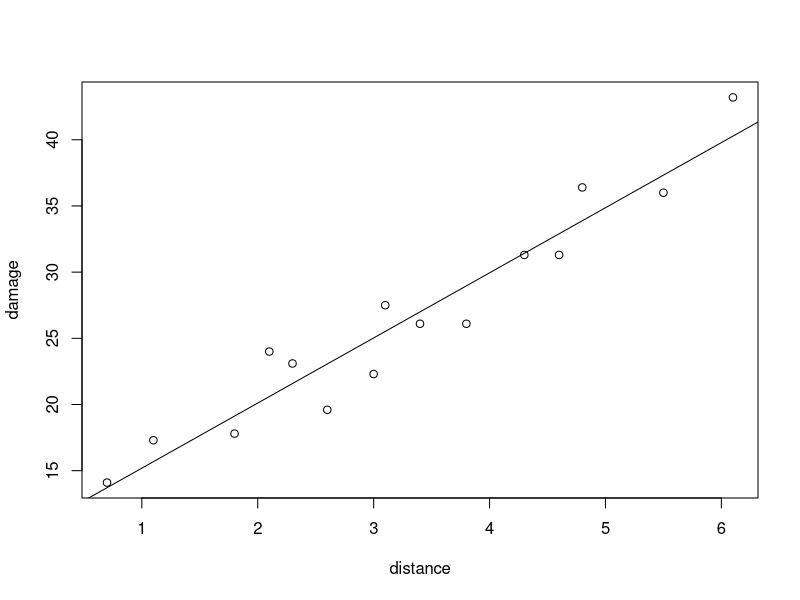
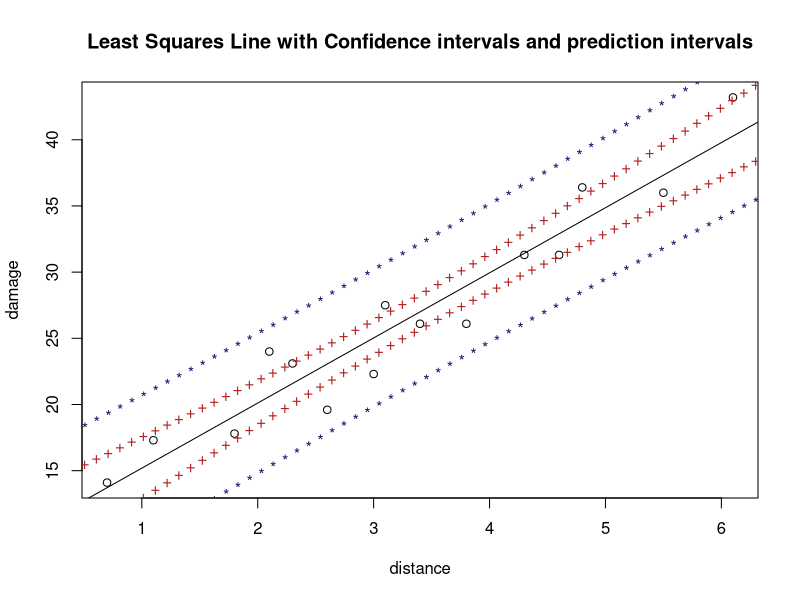

These charts were generated, in order, by the following R code:
## ---- chunk 1
knitr::opts_chunk$set(echo = TRUE)
## ---- chunk 2
distance <-c(3.4, 1.8, 4.6, 2.3, 3.1, 5.5, .7, 3.0, 2.6, 4.3, 2.1, 1.1, 6.1, 4.8, 3.8)

damage <- c(26.1, 17.8, 31.3, 23.1, 27.5, 36.0, 14.1, 22.3, 19.6, 31.3, 24.0, 17.3, 43.2, 36.4, 26.1)

## ---- chunk 3
fd <- data.frame(distance, damage)
## ---- chunk 4
fit <- lm(damage ~ distance)

fit
## ---- chunk 5
plot(distance, damage)
abline(fit)
## ---- chunk 6

## ---- chunk 7
summary(fit)
## ---- chunk 8
newData <- c(0.5, 1.5, 2.5, 3.5)

predict(fit,data.frame(distance=newData))
## ---- chunk 9
confint(fit, level=0.95)
## ---- chunk 10
predict(fit, data.frame(distance=c(0.5, 3, 5)), interval = "confidence")
## ---- chunk 11
predict(fit,data.frame(distance=(c(0.5, 3, 5))), interval="prediction")
## ---- chunk 12
plot(distance, damage, xlab="distance", ylab = "damage", main = "Least Squares Line with Confidence intervals and prediction intervals")
abline(fit)
plotLine <- data.frame(distance=seq(0,6.5,length=65)) # dummy plotline to show intervals 
predict_c = predict(fit,plotLine,interval="confidence")
predict_p = predict(fit,plotLine,interval="prediction")
lines(plotLine$distance,predict_c[,"lwr"],col="firebrick", type="b",pch="+")
lines(plotLine$distance,predict_c[,"upr"],col="firebrick", type="b",pch="+")
lines(plotLine$distance,predict_p[,"upr"],col="midnightblue", type="b",pch="*")
lines(plotLine$distance,predict_p[,"lwr"],col="midnightblue",type="b",pch="*")

